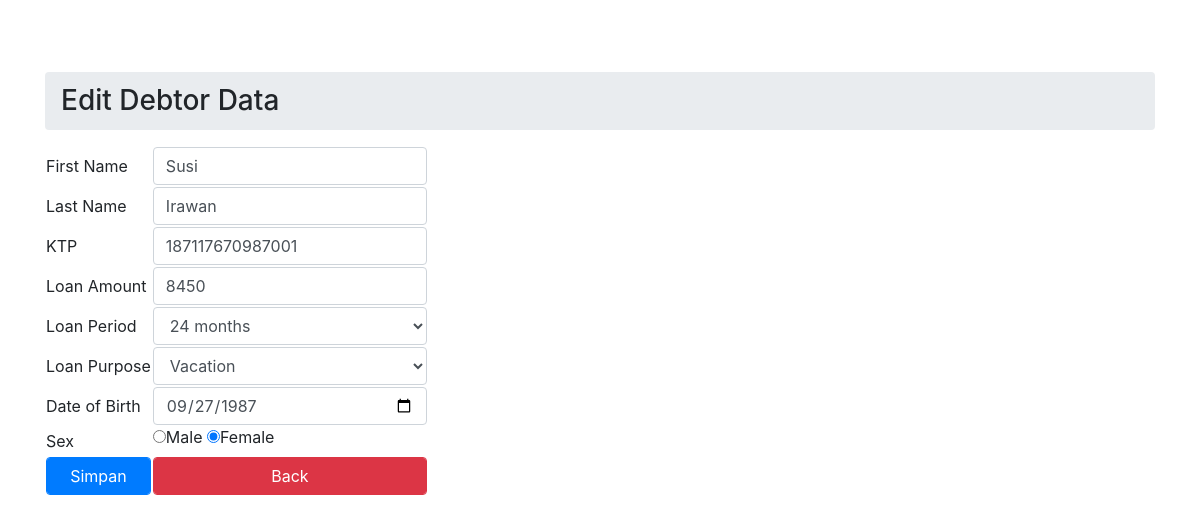
/edit.php?id=38&aksi=edit, run on the app's committed database.
### tables this page shows
CREATE TABLE `debtor` (
  `id_debtor` int(11) NOT NULL,
  `name_debtor` varchar(255) NOT NULL,
  `name_debtor2` varchar(255) NOT NULL,
  `ktp_debtor` varchar(255) NOT NULL,
  `loan_amount` bigint(20) NOT NULL,
  `loan_period` int(11) NOT NULL,
  `loan_purpose` varchar(255) NOT NULL,
  `dob_debtor` date NOT NULL,
  `sex_debtor` int(11) NOT NULL
);

CREATE TABLE `period` (
  `id_period` int(11) NOT NULL,
  `period_time` int(11) NOT NULL
);

CREATE TABLE `purpose` (
  `id_purpose` int(11) NOT NULL,
  `desc_purpose` varchar(255) NOT NULL
);

### database.php (called while the page is built, shortened)
<?php
class database{
	var $host = "localhost";
	var $uname = "root";
	var $pass = "";
	var $dbd = "ari_irawan_bank_amar";
  var $conn = "";
	function __construct(){
		$this->conn=mysqli_connect($this->host, $this->uname, $this->pass,$this->dbd);
  }
  function period(){
    $data = "select * from period";
    $result=mysqli_query($this->conn,$data);
    return $result;
  }
  function purpose(){
    $data = "select * from purpose";
    $result=mysqli_query($this->conn,$data);
    return $result;
  }
  function edit($id){
    $data = mysqli_query($this->conn,"select * from debtor where id_debtor='$id'");
    while($d = mysqli_fetch_array($data)){
      $hasil[] = $d;
    }
    return $hasil;
  }
}

### edit.php (the view, shortened to what this page needs)
<?php
include 'database.php';
include 'script.php';
$db = new database();
?>
<div class="container">
<br><br><br>
<h3 class="breadcrumb">Edit Debtor Data</h3>
<form action="proses.php?aksi=update" method="post">
<?php
foreach($db->edit($_GET['id']) as $d){
?>
<table>
	<tr>
		<td>First Name</td>
		<td>
    <input required type="text" name="name_debtor" value="<?php echo $d['name_debtor'] ?>" class="form-control"></td>
	</tr>
	<tr>
		<td>Last Name</td>
		<td>
    <input required type="text" name="name_debtor2" value="<?php echo $d['name_debtor2'] ?>" class="form-control"></td>
	</tr>
	<tr>
		<td>KTP</td>
		<td><input type="text" name="ktp_debtor" value="<?php echo $d['ktp_debtor'] ?>" class="form-control"></td>
	</tr>
	<tr>
		<td>Loan Amount</td>
		<td><input type="text" name="loan_amount" value="<?php echo $d['loan_amount'] ?>" class="form-control"></td>
	</tr>
  <tr>
		<td>Loan Period</td>
		<td><select name="loan_period" class="form-control">
    <?php foreach($db->period() as $p) { ?>
			<option
          value="<?php echo $p['id_period']; ?>"
          <?php if( $_GET['id'] == $d['id_debtor'] && $d['loan_period'] == $p['id_period'])
                { echo ' selected="selected"'; } ?>>
          <?php echo ($p['period_time']) ?> months
      </option>
		<?php } ?>
    </select></td>
	</tr>
  <tr>
		<td>Loan Purpose</td>
		<td><select   name="loan_purpose" class="form-control">
    <?php foreach($db->purpose() as $c) { ?>
			<option
          value="<?php echo $c['id_purpose']; ?>"
          <?php if( $_GET['id'] == $d['id_debtor'] && $c['id_purpose'] == $d['loan_purpose'])
                { echo ' selected="selected"'; } ?>>
          <?php echo ($c['desc_purpose']) ?>
      </option>
		<?php } ?>
 </select></td>
	</tr>
  <tr>
		<td>Date of Birth</td>
		<td><input type="date" value="<?php echo $d['dob_debtor'] ?>" name="dob_debtor" class="form-control"></td>
	</tr>
  <tr>
		<td>Sex</td>
		<td>
    <label><input type="radio" name="sex_debtor" value="1" <?php if($d['sex_debtor']=='1') echo 'checked'?>>Male</label>
    <label><input type="radio" name="sex_debtor" value="2" <?php if($d['sex_debtor']=='2') echo 'checked'?>>Female</label>
   </td>
	</tr>
	<tr>
		<td><input class="form form-control btn btn-primary" type="submit" value="Simpan"></td>
		<td><a style="text-align:center" class="form form-control btn-danger" href="index.php">Back</a></td>
	</tr>
</table>
   <?php }?>
</form>
</div>

### data on the page
debtor: name_debtor "Susi", name_debtor2 "Irawan", ktp_debtor "187117670987001", loan_amount "8450", loan_period "24 months", loan_purpose "Vacation", dob_debtor "09/27/1987", sex_debtor "☐ Male", sex_debtor "☑ Female"
